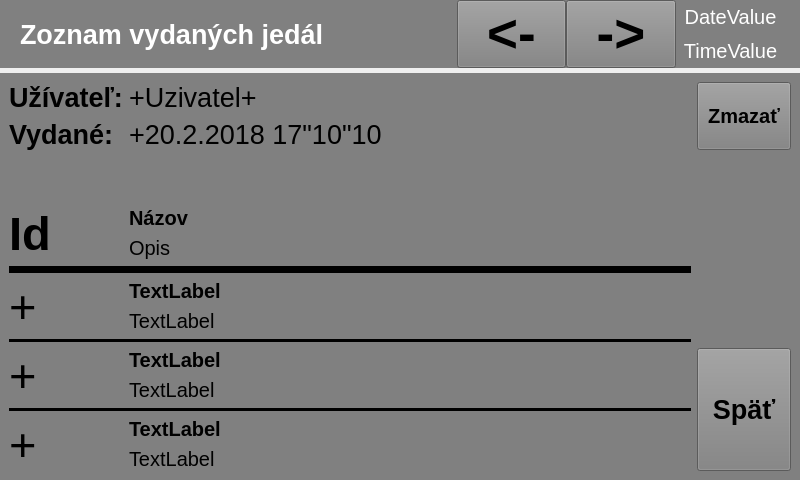
<?xml version="1.0" encoding="UTF-8"?>
<ui version="4.0">
 <class>InfScanCard</class>
 <widget class="QWidget" name="InfScanCard">
  <property name="geometry">
   <rect>
    <x>0</x>
    <y>0</y>
    <width>800</width>
    <height>480</height>
   </rect>
  </property>
  <property name="windowTitle">
   <string>Form</string>
  </property>
  <layout class="QVBoxLayout" name="verticalLayout_2" stretch="1,6">
   <property name="spacing">
    <number>5</number>
   </property>
   <property name="leftMargin">
    <number>0</number>
   </property>
   <property name="topMargin">
    <number>0</number>
   </property>
   <property name="rightMargin">
    <number>0</number>
   </property>
   <property name="bottomMargin">
    <number>0</number>
   </property>
   <item>
    <widget class="QWidget" name="titleLayout_this" native="true">
     <property name="sizePolicy">
      <sizepolicy hsizetype="Ignored" vsizetype="Ignored">
       <horstretch>0</horstretch>
       <verstretch>0</verstretch>
      </sizepolicy>
     </property>
     <property name="styleSheet">
      <string notr="true">background:Gray</string>
     </property>
     <property name="class" stdset="0">
      <string>lightPanelStyle</string>
     </property>
     <layout class="QHBoxLayout" name="titleLayout" stretch="4,1,1,1">
      <property name="spacing">
       <number>0</number>
      </property>
      <property name="leftMargin">
       <number>20</number>
      </property>
      <property name="topMargin">
       <number>0</number>
      </property>
      <property name="rightMargin">
       <number>15</number>
      </property>
      <property name="bottomMargin">
       <number>0</number>
      </property>
      <item>
       <widget class="QLabel" name="TitleValue">
        <property name="sizePolicy">
         <sizepolicy hsizetype="Ignored" vsizetype="Ignored">
          <horstretch>0</horstretch>
          <verstretch>0</verstretch>
         </sizepolicy>
        </property>
        <property name="font">
         <font>
          <pointsize>20</pointsize>
          <weight>75</weight>
          <bold>true</bold>
         </font>
        </property>
        <property name="styleSheet">
         <string notr="true">color:white</string>
        </property>
        <property name="text">
         <string>Zoznam vydaných jedál</string>
        </property>
        <property name="class" stdset="0">
         <string>clientTextTitleStyle</string>
        </property>
       </widget>
      </item>
      <item>
       <widget class="QPushButton" name="PrevBtn">
        <property name="sizePolicy">
         <sizepolicy hsizetype="Ignored" vsizetype="Ignored">
          <horstretch>0</horstretch>
          <verstretch>0</verstretch>
         </sizepolicy>
        </property>
        <property name="font">
         <font>
          <pointsize>40</pointsize>
          <weight>75</weight>
          <bold>true</bold>
         </font>
        </property>
        <property name="text">
         <string>&lt;-</string>
        </property>
       </widget>
      </item>
      <item>
       <widget class="QPushButton" name="NextBtn">
        <property name="sizePolicy">
         <sizepolicy hsizetype="Ignored" vsizetype="Ignored">
          <horstretch>0</horstretch>
          <verstretch>0</verstretch>
         </sizepolicy>
        </property>
        <property name="font">
         <font>
          <pointsize>40</pointsize>
          <weight>75</weight>
          <bold>true</bold>
         </font>
        </property>
        <property name="text">
         <string>-&gt;</string>
        </property>
       </widget>
      </item>
      <item>
       <widget class="QWidget" name="verticalWidget" native="true">
        <property name="sizePolicy">
         <sizepolicy hsizetype="Ignored" vsizetype="Ignored">
          <horstretch>0</horstretch>
          <verstretch>0</verstretch>
         </sizepolicy>
        </property>
        <layout class="QVBoxLayout" name="verticalLayout_3">
         <property name="spacing">
          <number>0</number>
         </property>
         <property name="leftMargin">
          <number>0</number>
         </property>
         <property name="topMargin">
          <number>0</number>
         </property>
         <property name="rightMargin">
          <number>0</number>
         </property>
         <property name="bottomMargin">
          <number>0</number>
         </property>
         <item>
          <widget class="QLabel" name="DateValue">
           <property name="sizePolicy">
            <sizepolicy hsizetype="Ignored" vsizetype="Ignored">
             <horstretch>0</horstretch>
             <verstretch>0</verstretch>
            </sizepolicy>
           </property>
           <property name="font">
            <font>
             <pointsize>15</pointsize>
            </font>
           </property>
           <property name="styleSheet">
            <string notr="true">color:white</string>
           </property>
           <property name="text">
            <string>DateValue</string>
           </property>
           <property name="alignment">
            <set>Qt::AlignCenter</set>
           </property>
           <property name="class" stdset="0">
            <string>dateStyle</string>
           </property>
          </widget>
         </item>
         <item>
          <widget class="QLabel" name="TimeValue">
           <property name="sizePolicy">
            <sizepolicy hsizetype="Ignored" vsizetype="Ignored">
             <horstretch>0</horstretch>
             <verstretch>0</verstretch>
            </sizepolicy>
           </property>
           <property name="font">
            <font>
             <pointsize>15</pointsize>
            </font>
           </property>
           <property name="styleSheet">
            <string notr="true">color:white</string>
           </property>
           <property name="text">
            <string>TimeValue</string>
           </property>
           <property name="alignment">
            <set>Qt::AlignCenter</set>
           </property>
           <property name="class" stdset="0">
            <string>timeStyle</string>
           </property>
          </widget>
         </item>
        </layout>
       </widget>
      </item>
     </layout>
    </widget>
   </item>
   <item>
    <widget class="QWidget" name="ContentLayout" native="true">
     <property name="sizePolicy">
      <sizepolicy hsizetype="Ignored" vsizetype="Ignored">
       <horstretch>0</horstretch>
       <verstretch>0</verstretch>
      </sizepolicy>
     </property>
     <property name="styleSheet">
      <string notr="true">background:Gray</string>
     </property>
     <property name="class" stdset="0">
      <string>darkPanelStyle</string>
     </property>
     <layout class="QGridLayout" name="gridLayout" columnstretch="1,6,1">
      <item row="8" column="0" colspan="2">
       <widget class="QWidget" name="widget_4" native="true">
        <property name="minimumSize">
         <size>
          <width>3</width>
          <height>3</height>
         </size>
        </property>
        <property name="styleSheet">
         <string notr="true">background:black</string>
        </property>
       </widget>
      </item>
      <item row="11" column="0" colspan="2">
       <widget class="QWidget" name="widget_3" native="true">
        <property name="minimumSize">
         <size>
          <width>3</width>
          <height>3</height>
         </size>
        </property>
        <property name="styleSheet">
         <string notr="true">background:black</string>
        </property>
       </widget>
      </item>
      <item row="5" column="0" colspan="2">
       <widget class="QWidget" name="widget" native="true">
        <property name="minimumSize">
         <size>
          <width>7</width>
          <height>7</height>
         </size>
        </property>
        <property name="styleSheet">
         <string notr="true">background:black</string>
        </property>
       </widget>
      </item>
      <item row="0" column="0">
       <widget class="QLabel" name="UserTitle">
        <property name="font">
         <font>
          <pointsize>20</pointsize>
          <weight>75</weight>
          <bold>true</bold>
         </font>
        </property>
        <property name="text">
         <string>Užívateľ:</string>
        </property>
       </widget>
      </item>
      <item row="1" column="0">
       <widget class="QLabel" name="ServedTimeTitle">
        <property name="font">
         <font>
          <pointsize>20</pointsize>
          <weight>75</weight>
          <bold>true</bold>
         </font>
        </property>
        <property name="text">
         <string>Vydané:</string>
        </property>
       </widget>
      </item>
      <item row="0" column="1">
       <widget class="QLabel" name="UserValue">
        <property name="font">
         <font>
          <pointsize>20</pointsize>
         </font>
        </property>
        <property name="text">
         <string>+Uzivatel+</string>
        </property>
       </widget>
      </item>
      <item row="1" column="1">
       <widget class="QLabel" name="ServedTimeValue">
        <property name="font">
         <font>
          <pointsize>20</pointsize>
         </font>
        </property>
        <property name="text">
         <string>+20.2.2018 17&quot;10&quot;10</string>
        </property>
       </widget>
      </item>
      <item row="10" column="1">
       <widget class="QLabel" name="Desc1">
        <property name="font">
         <font>
          <pointsize>15</pointsize>
         </font>
        </property>
        <property name="text">
         <string>TextLabel</string>
        </property>
       </widget>
      </item>
      <item row="9" column="1">
       <widget class="QLabel" name="Name1">
        <property name="font">
         <font>
          <pointsize>15</pointsize>
          <weight>75</weight>
          <bold>true</bold>
         </font>
        </property>
        <property name="text">
         <string>TextLabel</string>
        </property>
       </widget>
      </item>
      <item row="9" column="0" rowspan="2">
       <widget class="QLabel" name="Id1">
        <property name="font">
         <font>
          <pointsize>35</pointsize>
         </font>
        </property>
        <property name="text">
         <string>+</string>
        </property>
       </widget>
      </item>
      <item row="6" column="1">
       <widget class="QLabel" name="Name0">
        <property name="font">
         <font>
          <pointsize>15</pointsize>
          <weight>75</weight>
          <bold>true</bold>
         </font>
        </property>
        <property name="text">
         <string>TextLabel</string>
        </property>
       </widget>
      </item>
      <item row="6" column="0" rowspan="2">
       <widget class="QLabel" name="Id0">
        <property name="font">
         <font>
          <pointsize>35</pointsize>
         </font>
        </property>
        <property name="text">
         <string>+</string>
        </property>
       </widget>
      </item>
      <item row="7" column="1">
       <widget class="QLabel" name="Desc0">
        <property name="font">
         <font>
          <pointsize>15</pointsize>
         </font>
        </property>
        <property name="text">
         <string>TextLabel</string>
        </property>
       </widget>
      </item>
      <item row="12" column="0" rowspan="2">
       <widget class="QLabel" name="Id2">
        <property name="font">
         <font>
          <pointsize>35</pointsize>
         </font>
        </property>
        <property name="text">
         <string>+</string>
        </property>
       </widget>
      </item>
      <item row="3" column="1">
       <widget class="QLabel" name="TitleName">
        <property name="font">
         <font>
          <pointsize>15</pointsize>
          <weight>75</weight>
          <bold>true</bold>
         </font>
        </property>
        <property name="text">
         <string>Názov</string>
        </property>
       </widget>
      </item>
      <item row="3" column="0" rowspan="2">
       <widget class="QLabel" name="TitleId">
        <property name="sizePolicy">
         <sizepolicy hsizetype="Ignored" vsizetype="Ignored">
          <horstretch>0</horstretch>
          <verstretch>0</verstretch>
         </sizepolicy>
        </property>
        <property name="font">
         <font>
          <pointsize>35</pointsize>
          <weight>75</weight>
          <bold>true</bold>
         </font>
        </property>
        <property name="text">
         <string>Id</string>
        </property>
       </widget>
      </item>
      <item row="12" column="1">
       <widget class="QLabel" name="Name2">
        <property name="font">
         <font>
          <pointsize>15</pointsize>
          <weight>75</weight>
          <bold>true</bold>
         </font>
        </property>
        <property name="text">
         <string>TextLabel</string>
        </property>
       </widget>
      </item>
      <item row="4" column="1">
       <widget class="QLabel" name="TitleDesc">
        <property name="font">
         <font>
          <pointsize>15</pointsize>
         </font>
        </property>
        <property name="text">
         <string>Opis</string>
        </property>
       </widget>
      </item>
      <item row="13" column="1">
       <widget class="QLabel" name="Desc2">
        <property name="font">
         <font>
          <pointsize>15</pointsize>
         </font>
        </property>
        <property name="text">
         <string>TextLabel</string>
        </property>
       </widget>
      </item>
      <item row="2" column="0">
       <spacer name="verticalSpacer">
        <property name="orientation">
         <enum>Qt::Vertical</enum>
        </property>
        <property name="sizeHint" stdset="0">
         <size>
          <width>20</width>
          <height>40</height>
         </size>
        </property>
       </spacer>
      </item>
      <item row="9" column="2" rowspan="5">
       <widget class="QPushButton" name="BackBtn">
        <property name="sizePolicy">
         <sizepolicy hsizetype="Ignored" vsizetype="Ignored">
          <horstretch>0</horstretch>
          <verstretch>0</verstretch>
         </sizepolicy>
        </property>
        <property name="font">
         <font>
          <pointsize>20</pointsize>
          <weight>75</weight>
          <bold>true</bold>
         </font>
        </property>
        <property name="text">
         <string>Späť</string>
        </property>
       </widget>
      </item>
      <item row="0" column="2" rowspan="2">
       <widget class="QPushButton" name="removeButton">
        <property name="sizePolicy">
         <sizepolicy hsizetype="Ignored" vsizetype="Ignored">
          <horstretch>0</horstretch>
          <verstretch>0</verstretch>
         </sizepolicy>
        </property>
        <property name="font">
         <font>
          <pointsize>15</pointsize>
          <weight>75</weight>
          <bold>true</bold>
         </font>
        </property>
        <property name="text">
         <string>Zmazať</string>
        </property>
       </widget>
      </item>
     </layout>
    </widget>
   </item>
  </layout>
 </widget>
 <resources/>
 <connections/>
</ui>
